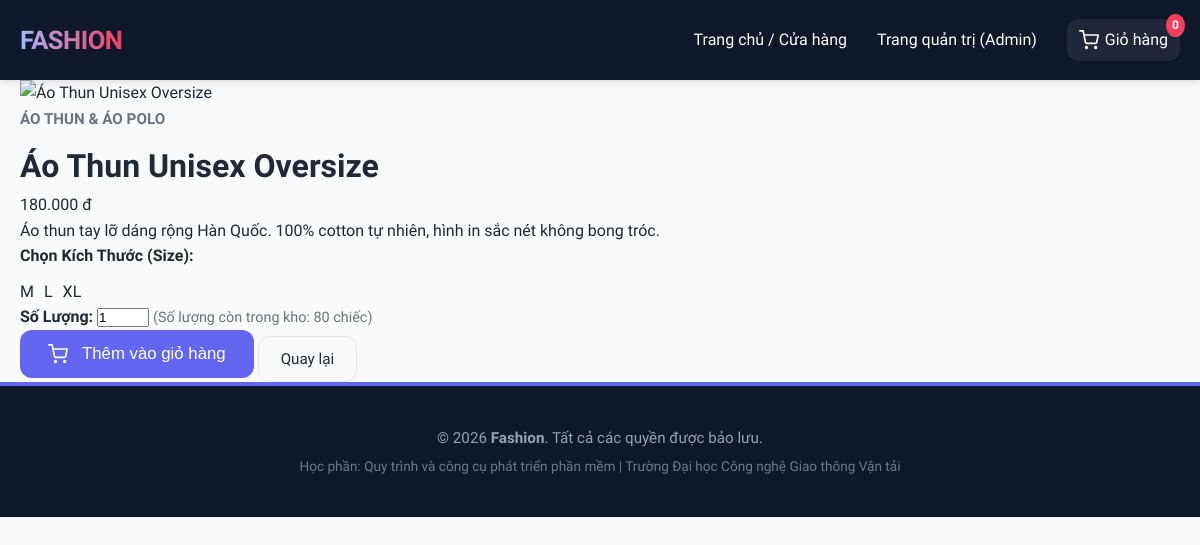
The page /product-detail.php?id=2 on the database its author committed.
### tables this page shows
CREATE TABLE IF NOT EXISTS `products` (
  `id` INT AUTO_INCREMENT PRIMARY KEY,
  `category_id` INT NOT NULL,
  `name` VARCHAR(255) NOT NULL,
  `description` TEXT,
  `price` DECIMAL(10,2) NOT NULL,
  `sizes` VARCHAR(100) NOT NULL DEFAULT 'S,M,L,XL',  
  `image_url` VARCHAR(255) DEFAULT 'default.jpg',
  `stock` INT NOT NULL DEFAULT 0,
  `created_at` TIMESTAMP DEFAULT CURRENT_TIMESTAMP,
  FOREIGN KEY (`category_id`) REFERENCES `categories` (`id`) ON DELETE CASCADE
);

CREATE TABLE IF NOT EXISTS `categories` (
  `id` INT AUTO_INCREMENT PRIMARY KEY,
  `name` VARCHAR(255) NOT NULL,
  `description` TEXT,
  `created_at` TIMESTAMP DEFAULT CURRENT_TIMESTAMP
);

### src/product-detail.php (the view, shortened to what this page needs)
<?php
require_once 'includes/header.php';
$id = isset($_GET['id']) ? intval($_GET['id']) : 0;
$stmt = $pdo->prepare("SELECT p.*, c.name as category_name
                       FROM products p
                       JOIN categories c ON p.category_id = c.id
                       WHERE p.id = ?");
$stmt->execute([$id]);
$product = $stmt->fetch();
$sizes = explode(',', $product['sizes']);
?>
<div class="container">
    <div class="detail-container">
        <div class="detail-gallery">
            <?php
            $image_src = 'assets/uploads/' . $product['image_url'];
            if (!file_exists(__DIR__ . '/' . $image_src) || empty($product['image_url']) || $product['image_url'] == 'default.jpg') {
                if ($product['category_id'] == 1) {
                    $image_src = 'https://images.unsplash.com/photo-1581655353564-df123a1eb820?w=600&q=80';
                } else if ($product['category_id'] == 2) {
                    $image_src = 'https://images.unsplash.com/photo-1551028719-00167b16eac5?w=600&q=80';
                } else if ($product['category_id'] == 3) {
                    $image_src = 'https://images.unsplash.com/photo-1542272604-787c3835535d?w=600&q=80';
                } else if ($product['category_id'] == 4) {
                    $image_src = 'https://images.unsplash.com/photo-1595777457583-95e059d581b8?w=600&q=80';
                } else {
                    $image_src = 'https://images.unsplash.com/photo-1523381210434-271e8be1f52b?w=600&q=80';
                }
            }
            ?>
            <img src="<?php echo $image_src; ?>" alt="<?php echo htmlspecialchars($product['name']); ?>">
        </div>
        <div class="detail-info">
            <span class="product-category" style="font-size: 0.95rem; margin-bottom: 10px; display: inline-block;">
                <?php echo htmlspecialchars($product['category_name']); ?>
            </span>
            <h1 class="detail-title"><?php echo htmlspecialchars($product['name']); ?></h1>
            <div class="detail-price"><?php echo number_format($product['price'], 0, ',', '.'); ?> đ</div>
            <p class="detail-desc">
                <?php echo nl2br(htmlspecialchars($product['description'])); ?>
            </p>
            <form action="cart.php?action=add" method="POST">
                <div class="detail-options">
                    <label style="font-weight: 600; display: block; margin-bottom: 10px;">Chọn Kích Thước (Size):</label>
                    <div style="display: flex; gap: 10px;">
                        <?php foreach ($sizes as $index => $sz):
                            $sz = trim($sz);
                        ?>
                            <label style="cursor: pointer; position: relative;">
                                <span class="size-option" onclick="changeActiveSize(this)">
                                    <?php echo htmlspecialchars($sz); ?>
                                </span>
                            </label>
                        <?php endforeach; ?>
                    </div>
                </div>
                <div class="qty-select">
                    <label style="font-weight: 600;">Số Lượng:</label>
                    <input type="number" name="quantity" value="1" min="1" max="<?php echo $product['stock']; ?>" class="qty-input">
                    <span style="color: var(--text-muted); font-size: 0.9rem;">
                        (Số lượng còn trong kho: <?php echo $product['stock']; ?> chiếc)
                    </span>
                </div>
                <div class="detail-actions">
                    <?php if ($product['stock'] > 0): ?>
                        <button type="submit" class="btn btn-primary" style="flex-grow: 1; padding: 14px 28px; font-size: 1.05rem;">
                            Thêm vào giỏ hàng
                        </button>
                    <?php else: ?>
                        <button type="button" class="btn btn-secondary" style="flex-grow: 1; padding: 14px 28px; font-size: 1.05rem; cursor: not-allowed; color: red;" disabled>
                            Sản phẩm này đã Hết Hàng
                        </button>
                    <?php endif; ?>
                    <a href="index.php" class="btn btn-secondary">Quay lại</a>
                </div>
            </form>
        </div>
    </div>
</div>
<?php
require_once 'includes/footer.php';
?>

### src/assets/css/style.css (style rules this page uses)
:root { --primary-color: #6366f1; --primary-hover: #4f46e5; --accent-color: #f43f5e; --text-main: #1f2937; --text-muted: #6b7280; --bg-main: #f9fafb; --bg-card: #ffffff; --bg-header: #0f172a; --border-color: #e5e7eb; --radius-sm: 6px; --radius-md: 12px; --radius-lg: 20px; --shadow-sm: 0 1px 3px rgba(0,0,0,0.1); --shadow-md: 0 4px 6px -1px rgba(0, 0, 0, 0.1); --shadow-lg: 0 10px 15px -3px rgba(0,0,0,0.05); --transition: all 0.3s cubic-bezier(0.4, 0, 0.2, 1); }
* { box-sizing: border-box; margin: 0; padding: 0; }
body { font-family: 'Be Vietnam Pro', 'Segoe UI', Tahoma, Geneva, Verdana, sans-serif; background-color: var(--bg-main); color: var(--text-main); line-height: 1.6; }
a { color: inherit; text-decoration: none; transition: var(--transition); }
img { max-width: 100%; height: auto; display: block; }
.container { max-width: 1200px; margin: 0 auto; padding: 0 20px; }
.btn { display: inline-flex; align-items: center; justify-content: center; padding: 10px 22px; border-radius: var(--radius-md); font-weight: 500; font-size: 0.95rem; cursor: pointer; transition: var(--transition); border: none; gap: 8px; }
.btn-primary { background-color: var(--primary-color); color: white; }
.btn-secondary { background-color: transparent; border: 1px solid var(--border-color); color: var(--text-main); }
.product-category { font-size: 0.8rem; color: var(--text-muted); text-transform: uppercase; font-weight: 600; margin-bottom: 6px; }

### rows shown on the page
products: category.name "ÁO THUN & ÁO POLO", name "Áo Thun Unisex Oversize", price "180.000", description "Áo thun tay lỡ dáng rộng Hàn Quốc. 100% cotton tự nhiên, hình in sắc nét không bong tróc.", sizes "M", sizes "L", sizes "XL", stock "80"

### other values the page prints
$cart_count "0"
